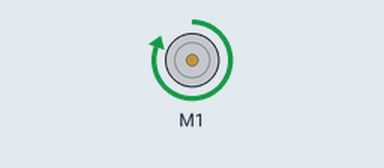
This sketch was run on a simulated Arduino Uno, built with avr-gcc and run on an emulated ATmega328P. On the bench: DC motor (green arrow = forward, orange = backward, longer = faster).

Above: at 2.5 s.
At 10.0 s:
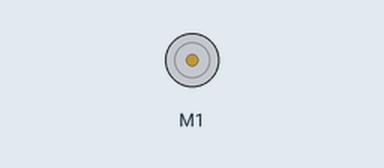
At 17.5 s:
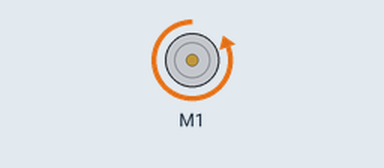
Timing chart, 0 to 26.0 s (numbered marks = the images above):
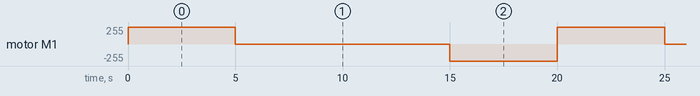

Measured:
- by itself, motor M1: repeats every 20.0 s: stopped 10.0 s, backward 255/255 5.0 s, forward 255/255 5.0 s

The sketch:

sketch_jan13b.ino
```cpp
/* CONTROLE DO SENTIDO DA ROTAÇÃO E CONDIÇÃO ON/OFF DE UM MOTOR DC ATRAVÉS DA MOTOR SHIELD L293D */


#include <AFMotor.h>

AF_DCMotor motor1(1);


void setup ()


{

   motor1.setSpeed(0);

}


void loop ()


{

  motor1.setSpeed(255);

  motor1.run(FORWARD);

  delay(5000);


  motor1.setSpeed(0);

  motor1.run(RELEASE);

  delay(10000);


  motor1.setSpeed(255);

  motor1.run(BACKWARD);

  delay(5000);

}
```
